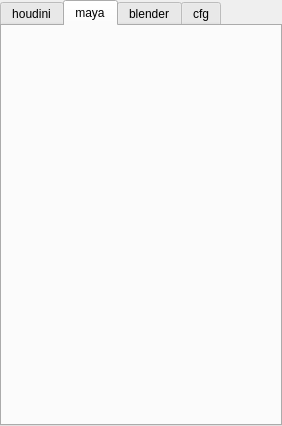
<?xml version="1.0" encoding="UTF-8"?>
<ui version="4.0">
 <class>MainWindow</class>
 <widget class="QMainWindow" name="MainWindow">
  <property name="geometry">
   <rect>
    <x>0</x>
    <y>0</y>
    <width>282</width>
    <height>426</height>
   </rect>
  </property>
  <property name="windowTitle">
   <string>MK DCC - Rigging</string>
  </property>
  <widget class="QWidget" name="centralwidget">
   <layout class="QVBoxLayout" name="central_widget_layout">
    <property name="leftMargin">
     <number>0</number>
    </property>
    <property name="topMargin">
     <number>0</number>
    </property>
    <property name="rightMargin">
     <number>0</number>
    </property>
    <property name="bottomMargin">
     <number>0</number>
    </property>
    <item>
     <widget class="QTabWidget" name="tabWidget">
      <property name="currentIndex">
       <number>1</number>
      </property>
      <widget class="QWidget" name="houdini_tab">
       <attribute name="title">
        <string>houdini</string>
       </attribute>
       <layout class="QVBoxLayout" name="verticalLayout_3"/>
      </widget>
      <widget class="QWidget" name="maya_tab">
       <attribute name="title">
        <string>maya</string>
       </attribute>
       <layout class="QVBoxLayout" name="verticalLayout_7"/>
      </widget>
      <widget class="QWidget" name="tab">
       <attribute name="title">
        <string>blender</string>
       </attribute>
      </widget>
      <widget class="QWidget" name="cfg_tab">
       <attribute name="title">
        <string>cfg</string>
       </attribute>
       <layout class="QVBoxLayout" name="verticalLayout_4"/>
      </widget>
     </widget>
    </item>
   </layout>
  </widget>
 </widget>
 <resources/>
 <connections/>
</ui>
